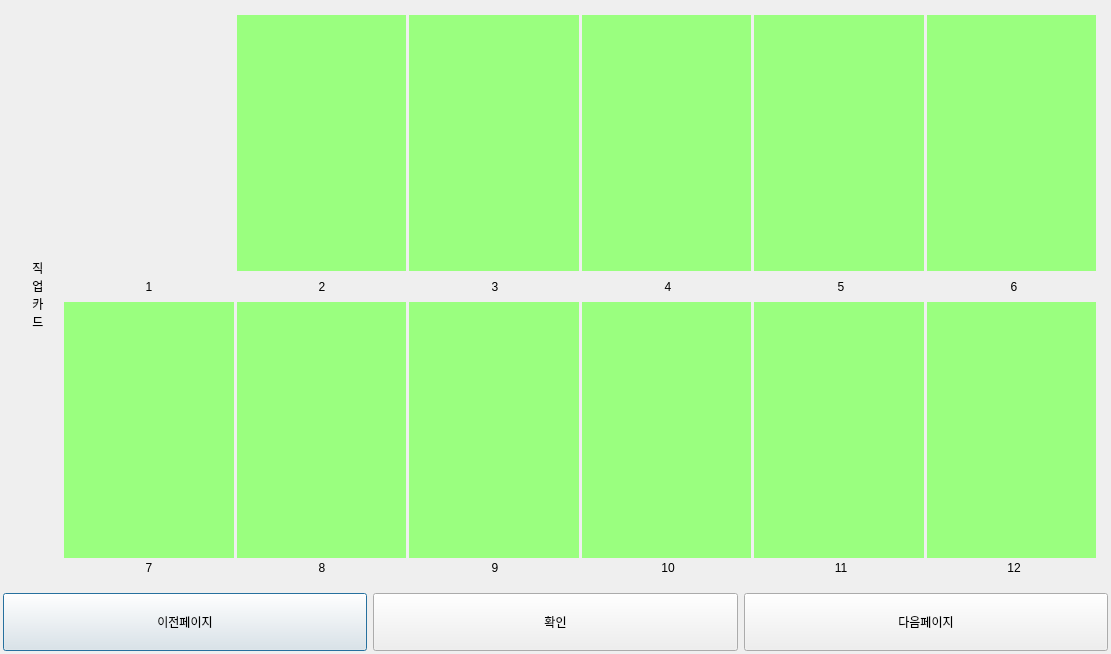
<?xml version="1.0" encoding="UTF-8"?>
<ui version="4.0">
 <class>Dialog</class>
 <widget class="QDialog" name="Dialog">
  <property name="geometry">
   <rect>
    <x>0</x>
    <y>0</y>
    <width>1111</width>
    <height>654</height>
   </rect>
  </property>
  <property name="windowTitle">
   <string>Dialog</string>
  </property>
  <layout class="QVBoxLayout" name="verticalLayout" stretch="10,1">
   <property name="leftMargin">
    <number>3</number>
   </property>
   <property name="topMargin">
    <number>3</number>
   </property>
   <property name="rightMargin">
    <number>3</number>
   </property>
   <property name="bottomMargin">
    <number>3</number>
   </property>
   <item>
    <widget class="QStackedWidget" name="sw_cardpage">
     <property name="currentIndex">
      <number>0</number>
     </property>
     <widget class="QWidget" name="page">
      <layout class="QHBoxLayout" name="horizontalLayout_2">
       <item>
        <layout class="QHBoxLayout" name="horizontalLayout_job" stretch="1,20">
         <property name="spacing">
          <number>0</number>
         </property>
         <property name="topMargin">
          <number>3</number>
         </property>
         <property name="bottomMargin">
          <number>3</number>
         </property>
         <item>
          <widget class="QLabel" name="label_jobcard">
           <property name="text">
            <string>직
업
카
드</string>
           </property>
           <property name="alignment">
            <set>Qt::AlignCenter</set>
           </property>
          </widget>
         </item>
         <item>
          <layout class="QVBoxLayout" name="verticalLayout_job_1" stretch="10,1,10,0">
           <property name="spacing">
            <number>3</number>
           </property>
           <item>
            <layout class="QHBoxLayout" name="horizontalLayout_job_1">
             <property name="spacing">
              <number>-1</number>
             </property>
             <property name="rightMargin">
              <number>3</number>
             </property>
             <item>
              <widget class="QWidget" name="widget_job1" native="true">
               <property name="sizePolicy">
                <sizepolicy hsizetype="Minimum" vsizetype="Minimum">
                 <horstretch>0</horstretch>
                 <verstretch>0</verstretch>
                </sizepolicy>
               </property>
               <property name="styleSheet">
                <string notr="true">border-image: url(:/newPrefix/images/보조 설비/보조설비0.png);</string>
               </property>
              </widget>
             </item>
             <item>
              <widget class="QWidget" name="widget_job2" native="true">
               <property name="sizePolicy">
                <sizepolicy hsizetype="Minimum" vsizetype="Minimum">
                 <horstretch>0</horstretch>
                 <verstretch>0</verstretch>
                </sizepolicy>
               </property>
               <property name="styleSheet">
                <string notr="true">background-color: rgb(154, 255, 127);</string>
               </property>
              </widget>
             </item>
             <item>
              <widget class="QWidget" name="widget_job3" native="true">
               <property name="enabled">
                <bool>true</bool>
               </property>
               <property name="sizePolicy">
                <sizepolicy hsizetype="Minimum" vsizetype="Minimum">
                 <horstretch>0</horstretch>
                 <verstretch>0</verstretch>
                </sizepolicy>
               </property>
               <property name="styleSheet">
                <string notr="true">background-color: rgb(154, 255, 127);</string>
               </property>
              </widget>
             </item>
             <item>
              <widget class="QWidget" name="widget_job4" native="true">
               <property name="enabled">
                <bool>true</bool>
               </property>
               <property name="sizePolicy">
                <sizepolicy hsizetype="Minimum" vsizetype="Minimum">
                 <horstretch>0</horstretch>
                 <verstretch>0</verstretch>
                </sizepolicy>
               </property>
               <property name="styleSheet">
                <string notr="true">background-color: rgb(154, 255, 127);</string>
               </property>
              </widget>
             </item>
             <item>
              <widget class="QWidget" name="widget_job5" native="true">
               <property name="enabled">
                <bool>true</bool>
               </property>
               <property name="sizePolicy">
                <sizepolicy hsizetype="Minimum" vsizetype="Minimum">
                 <horstretch>0</horstretch>
                 <verstretch>0</verstretch>
                </sizepolicy>
               </property>
               <property name="styleSheet">
                <string notr="true">background-color: rgb(154, 255, 127);</string>
               </property>
              </widget>
             </item>
             <item>
              <widget class="QWidget" name="widget_job6" native="true">
               <property name="enabled">
                <bool>true</bool>
               </property>
               <property name="sizePolicy">
                <sizepolicy hsizetype="Minimum" vsizetype="Minimum">
                 <horstretch>0</horstretch>
                 <verstretch>0</verstretch>
                </sizepolicy>
               </property>
               <property name="styleSheet">
                <string notr="true">background-color: rgb(154, 255, 127);</string>
               </property>
              </widget>
             </item>
            </layout>
           </item>
           <item>
            <layout class="QHBoxLayout" name="horizontalLayout_job_2">
             <item>
              <widget class="QLabel" name="label_job1">
               <property name="text">
                <string>1</string>
               </property>
               <property name="alignment">
                <set>Qt::AlignCenter</set>
               </property>
              </widget>
             </item>
             <item>
              <widget class="QLabel" name="label_job2">
               <property name="text">
                <string>2</string>
               </property>
               <property name="alignment">
                <set>Qt::AlignCenter</set>
               </property>
              </widget>
             </item>
             <item>
              <widget class="QLabel" name="label_job3">
               <property name="text">
                <string>3</string>
               </property>
               <property name="alignment">
                <set>Qt::AlignCenter</set>
               </property>
              </widget>
             </item>
             <item>
              <widget class="QLabel" name="label_job4">
               <property name="text">
                <string>4</string>
               </property>
               <property name="alignment">
                <set>Qt::AlignCenter</set>
               </property>
              </widget>
             </item>
             <item>
              <widget class="QLabel" name="label_job5">
               <property name="text">
                <string>5</string>
               </property>
               <property name="alignment">
                <set>Qt::AlignCenter</set>
               </property>
              </widget>
             </item>
             <item>
              <widget class="QLabel" name="label_job6">
               <property name="text">
                <string>6</string>
               </property>
               <property name="alignment">
                <set>Qt::AlignCenter</set>
               </property>
              </widget>
             </item>
            </layout>
           </item>
           <item>
            <layout class="QHBoxLayout" name="horizontalLayout_job_3">
             <property name="rightMargin">
              <number>3</number>
             </property>
             <item>
              <widget class="QWidget" name="widget_job7" native="true">
               <property name="sizePolicy">
                <sizepolicy hsizetype="Minimum" vsizetype="Minimum">
                 <horstretch>0</horstretch>
                 <verstretch>0</verstretch>
                </sizepolicy>
               </property>
               <property name="styleSheet">
                <string notr="true">background-color: rgb(154, 255, 127);</string>
               </property>
              </widget>
             </item>
             <item>
              <widget class="QWidget" name="widget_job8" native="true">
               <property name="sizePolicy">
                <sizepolicy hsizetype="Minimum" vsizetype="Minimum">
                 <horstretch>0</horstretch>
                 <verstretch>0</verstretch>
                </sizepolicy>
               </property>
               <property name="styleSheet">
                <string notr="true">background-color: rgb(154, 255, 127);</string>
               </property>
              </widget>
             </item>
             <item>
              <widget class="QWidget" name="widget_job9" native="true">
               <property name="sizePolicy">
                <sizepolicy hsizetype="Minimum" vsizetype="Minimum">
                 <horstretch>0</horstretch>
                 <verstretch>0</verstretch>
                </sizepolicy>
               </property>
               <property name="styleSheet">
                <string notr="true">background-color: rgb(154, 255, 127);</string>
               </property>
              </widget>
             </item>
             <item>
              <widget class="QWidget" name="widget_job10" native="true">
               <property name="sizePolicy">
                <sizepolicy hsizetype="Minimum" vsizetype="Minimum">
                 <horstretch>0</horstretch>
                 <verstretch>0</verstretch>
                </sizepolicy>
               </property>
               <property name="styleSheet">
                <string notr="true">background-color: rgb(154, 255, 127);</string>
               </property>
              </widget>
             </item>
             <item>
              <widget class="QWidget" name="widget_job11" native="true">
               <property name="sizePolicy">
                <sizepolicy hsizetype="Minimum" vsizetype="Minimum">
                 <horstretch>0</horstretch>
                 <verstretch>0</verstretch>
                </sizepolicy>
               </property>
               <property name="styleSheet">
                <string notr="true">background-color: rgb(154, 255, 127);</string>
               </property>
              </widget>
             </item>
             <item>
              <widget class="QWidget" name="widget_job12" native="true">
               <property name="sizePolicy">
                <sizepolicy hsizetype="Minimum" vsizetype="Minimum">
                 <horstretch>0</horstretch>
                 <verstretch>0</verstretch>
                </sizepolicy>
               </property>
               <property name="styleSheet">
                <string notr="true">background-color: rgb(154, 255, 127);</string>
               </property>
              </widget>
             </item>
            </layout>
           </item>
           <item>
            <layout class="QHBoxLayout" name="horizontalLayout_job_4">
             <item>
              <widget class="QLabel" name="label_job7">
               <property name="text">
                <string>7</string>
               </property>
               <property name="alignment">
                <set>Qt::AlignCenter</set>
               </property>
              </widget>
             </item>
             <item>
              <widget class="QLabel" name="label_job8">
               <property name="text">
                <string>8</string>
               </property>
               <property name="alignment">
                <set>Qt::AlignCenter</set>
               </property>
              </widget>
             </item>
             <item>
              <widget class="QLabel" name="label_job9">
               <property name="text">
                <string>9</string>
               </property>
               <property name="alignment">
                <set>Qt::AlignCenter</set>
               </property>
              </widget>
             </item>
             <item>
              <widget class="QLabel" name="label_job10">
               <property name="text">
                <string>10</string>
               </property>
               <property name="alignment">
                <set>Qt::AlignCenter</set>
               </property>
              </widget>
             </item>
             <item>
              <widget class="QLabel" name="label_job11">
               <property name="text">
                <string>11</string>
               </property>
               <property name="alignment">
                <set>Qt::AlignCenter</set>
               </property>
              </widget>
             </item>
             <item>
              <widget class="QLabel" name="label_job12">
               <property name="text">
                <string>12</string>
               </property>
               <property name="alignment">
                <set>Qt::AlignCenter</set>
               </property>
              </widget>
             </item>
            </layout>
           </item>
          </layout>
         </item>
        </layout>
       </item>
      </layout>
     </widget>
     <widget class="QWidget" name="page_2">
      <layout class="QHBoxLayout" name="horizontalLayout_3">
       <item>
        <layout class="QHBoxLayout" name="horizontalLayout_sub" stretch="1,20">
         <property name="spacing">
          <number>0</number>
         </property>
         <property name="topMargin">
          <number>3</number>
         </property>
         <property name="bottomMargin">
          <number>3</number>
         </property>
         <item>
          <widget class="QLabel" name="label_subcard">
           <property name="text">
            <string>보
조
설
비
카
드</string>
           </property>
           <property name="alignment">
            <set>Qt::AlignCenter</set>
           </property>
          </widget>
         </item>
         <item>
          <layout class="QVBoxLayout" name="verticalLayout_sub_1" stretch="1,0,1,0">
           <property name="spacing">
            <number>3</number>
           </property>
           <item>
            <layout class="QHBoxLayout" name="horizontalLayout_sub_1">
             <property name="spacing">
              <number>-1</number>
             </property>
             <property name="rightMargin">
              <number>3</number>
             </property>
             <item>
              <widget class="QWidget" name="widget_sub13" native="true">
               <property name="sizePolicy">
                <sizepolicy hsizetype="Minimum" vsizetype="Minimum">
                 <horstretch>0</horstretch>
                 <verstretch>0</verstretch>
                </sizepolicy>
               </property>
               <property name="styleSheet">
                <string notr="true">background-color: rgb(154, 255, 127);</string>
               </property>
              </widget>
             </item>
             <item>
              <widget class="QWidget" name="widget_sub14" native="true">
               <property name="sizePolicy">
                <sizepolicy hsizetype="Minimum" vsizetype="Minimum">
                 <horstretch>0</horstretch>
                 <verstretch>0</verstretch>
                </sizepolicy>
               </property>
               <property name="styleSheet">
                <string notr="true">background-color: rgb(154, 255, 127);</string>
               </property>
              </widget>
             </item>
             <item>
              <widget class="QWidget" name="widget_sub15" native="true">
               <property name="enabled">
                <bool>true</bool>
               </property>
               <property name="sizePolicy">
                <sizepolicy hsizetype="Minimum" vsizetype="Minimum">
                 <horstretch>0</horstretch>
                 <verstretch>0</verstretch>
                </sizepolicy>
               </property>
               <property name="styleSheet">
                <string notr="true">background-color: rgb(154, 255, 127);</string>
               </property>
              </widget>
             </item>
             <item>
              <widget class="QWidget" name="widget_sub16" native="true">
               <property name="enabled">
                <bool>true</bool>
               </property>
               <property name="sizePolicy">
                <sizepolicy hsizetype="Minimum" vsizetype="Minimum">
                 <horstretch>0</horstretch>
                 <verstretch>0</verstretch>
                </sizepolicy>
               </property>
               <property name="styleSheet">
                <string notr="true">background-color: rgb(154, 255, 127);</string>
               </property>
              </widget>
             </item>
             <item>
              <widget class="QWidget" name="widget_sub17" native="true">
               <property name="enabled">
                <bool>true</bool>
               </property>
               <property name="sizePolicy">
                <sizepolicy hsizetype="Minimum" vsizetype="Minimum">
                 <horstretch>0</horstretch>
                 <verstretch>0</verstretch>
                </sizepolicy>
               </property>
               <property name="styleSheet">
                <string notr="true">background-color: rgb(154, 255, 127);</string>
               </property>
              </widget>
             </item>
             <item>
              <widget class="QWidget" name="widget_sub18" native="true">
               <property name="enabled">
                <bool>true</bool>
               </property>
               <property name="sizePolicy">
                <sizepolicy hsizetype="Minimum" vsizetype="Minimum">
                 <horstretch>0</horstretch>
                 <verstretch>0</verstretch>
                </sizepolicy>
               </property>
               <property name="styleSheet">
                <string notr="true">background-color: rgb(154, 255, 127);</string>
               </property>
              </widget>
             </item>
            </layout>
           </item>
           <item>
            <layout class="QHBoxLayout" name="horizontalLayout_sub_2">
             <item>
              <widget class="QLabel" name="label_sub13">
               <property name="text">
                <string>13</string>
               </property>
               <property name="alignment">
                <set>Qt::AlignCenter</set>
               </property>
              </widget>
             </item>
             <item>
              <widget class="QLabel" name="label_sub14">
               <property name="text">
                <string>14</string>
               </property>
               <property name="alignment">
                <set>Qt::AlignCenter</set>
               </property>
              </widget>
             </item>
             <item>
              <widget class="QLabel" name="label_sub15">
               <property name="text">
                <string>15</string>
               </property>
               <property name="alignment">
                <set>Qt::AlignCenter</set>
               </property>
              </widget>
             </item>
             <item>
              <widget class="QLabel" name="label_sub16">
               <property name="text">
                <string>16</string>
               </property>
               <property name="alignment">
                <set>Qt::AlignCenter</set>
               </property>
              </widget>
             </item>
             <item>
              <widget class="QLabel" name="label_sub17">
               <property name="text">
                <string>17</string>
               </property>
               <property name="alignment">
                <set>Qt::AlignCenter</set>
               </property>
              </widget>
             </item>
             <item>
              <widget class="QLabel" name="label_sub18">
               <property name="text">
                <string>18</string>
               </property>
               <property name="alignment">
                <set>Qt::AlignCenter</set>
               </property>
              </widget>
             </item>
            </layout>
           </item>
           <item>
            <layout class="QHBoxLayout" name="horizontalLayout_sub_3">
             <property name="rightMargin">
              <number>3</number>
             </property>
             <item>
              <widget class="QWidget" name="widget_sub19" native="true">
               <property name="sizePolicy">
                <sizepolicy hsizetype="Minimum" vsizetype="Minimum">
                 <horstretch>0</horstretch>
                 <verstretch>0</verstretch>
                </sizepolicy>
               </property>
               <property name="styleSheet">
                <string notr="true">background-color: rgb(154, 255, 127);</string>
               </property>
              </widget>
             </item>
             <item>
              <widget class="QWidget" name="widget_sub20" native="true">
               <property name="sizePolicy">
                <sizepolicy hsizetype="Minimum" vsizetype="Minimum">
                 <horstretch>0</horstretch>
                 <verstretch>0</verstretch>
                </sizepolicy>
               </property>
               <property name="styleSheet">
                <string notr="true">background-color: rgb(154, 255, 127);</string>
               </property>
              </widget>
             </item>
             <item>
              <widget class="QWidget" name="widget_sub21" native="true">
               <property name="sizePolicy">
                <sizepolicy hsizetype="Minimum" vsizetype="Minimum">
                 <horstretch>0</horstretch>
                 <verstretch>0</verstretch>
                </sizepolicy>
               </property>
               <property name="styleSheet">
                <string notr="true">background-color: rgb(154, 255, 127);</string>
               </property>
              </widget>
             </item>
             <item>
              <widget class="QWidget" name="widget_sub22" native="true">
               <property name="sizePolicy">
                <sizepolicy hsizetype="Minimum" vsizetype="Minimum">
                 <horstretch>0</horstretch>
                 <verstretch>0</verstretch>
                </sizepolicy>
               </property>
               <property name="styleSheet">
                <string notr="true">background-color: rgb(154, 255, 127);</string>
               </property>
              </widget>
             </item>
             <item>
              <widget class="QWidget" name="widget_sub23" native="true">
               <property name="sizePolicy">
                <sizepolicy hsizetype="Minimum" vsizetype="Minimum">
                 <horstretch>0</horstretch>
                 <verstretch>0</verstretch>
                </sizepolicy>
               </property>
               <property name="styleSheet">
                <string notr="true">background-color: rgb(154, 255, 127);</string>
               </property>
              </widget>
             </item>
             <item>
              <widget class="QWidget" name="widget_sub24" native="true">
               <property name="sizePolicy">
                <sizepolicy hsizetype="Minimum" vsizetype="Minimum">
                 <horstretch>0</horstretch>
                 <verstretch>0</verstretch>
                </sizepolicy>
               </property>
               <property name="styleSheet">
                <string notr="true">background-color: rgb(154, 255, 127);</string>
               </property>
              </widget>
             </item>
            </layout>
           </item>
           <item>
            <layout class="QHBoxLayout" name="horizontalLayout_sub_4">
             <item>
              <widget class="QLabel" name="label_sub19">
               <property name="font">
                <font>
                 <pointsize>13</pointsize>
                </font>
               </property>
               <property name="text">
                <string>19</string>
               </property>
               <property name="alignment">
                <set>Qt::AlignCenter</set>
               </property>
              </widget>
             </item>
             <item>
              <widget class="QLabel" name="label_sub20">
               <property name="font">
                <font>
                 <pointsize>13</pointsize>
                </font>
               </property>
               <property name="text">
                <string>20</string>
               </property>
               <property name="alignment">
                <set>Qt::AlignCenter</set>
               </property>
              </widget>
             </item>
             <item>
              <widget class="QLabel" name="label_sub21">
               <property name="font">
                <font>
                 <pointsize>13</pointsize>
                </font>
               </property>
               <property name="text">
                <string>21</string>
               </property>
               <property name="alignment">
                <set>Qt::AlignCenter</set>
               </property>
              </widget>
             </item>
             <item>
              <widget class="QLabel" name="label_sub22">
               <property name="font">
                <font>
                 <pointsize>13</pointsize>
                </font>
               </property>
               <property name="text">
                <string>22</string>
               </property>
               <property name="alignment">
                <set>Qt::AlignCenter</set>
               </property>
              </widget>
             </item>
             <item>
              <widget class="QLabel" name="label_sub23">
               <property name="font">
                <font>
                 <pointsize>13</pointsize>
                </font>
               </property>
               <property name="text">
                <string>23</string>
               </property>
               <property name="alignment">
                <set>Qt::AlignCenter</set>
               </property>
              </widget>
             </item>
             <item>
              <widget class="QLabel" name="label_sub24">
               <property name="font">
                <font>
                 <pointsize>13</pointsize>
                </font>
               </property>
               <property name="text">
                <string>24</string>
               </property>
               <property name="alignment">
                <set>Qt::AlignCenter</set>
               </property>
              </widget>
             </item>
            </layout>
           </item>
          </layout>
         </item>
        </layout>
       </item>
      </layout>
     </widget>
     <widget class="QWidget" name="page_3">
      <layout class="QHBoxLayout" name="horizontalLayout_4">
       <item>
        <layout class="QHBoxLayout" name="horizontalLayout_main" stretch="1,20">
         <property name="spacing">
          <number>0</number>
         </property>
         <property name="topMargin">
          <number>3</number>
         </property>
         <property name="bottomMargin">
          <number>3</number>
         </property>
         <item>
          <widget class="QLabel" name="label_maincard">
           <property name="text">
            <string>주
요
설
비
카
드</string>
           </property>
           <property name="alignment">
            <set>Qt::AlignCenter</set>
           </property>
          </widget>
         </item>
         <item>
          <layout class="QVBoxLayout" name="verticalLayout_main_1" stretch="1,0">
           <property name="spacing">
            <number>3</number>
           </property>
           <item>
            <layout class="QHBoxLayout" name="horizontalLayout_main_1">
             <property name="spacing">
              <number>-1</number>
             </property>
             <property name="leftMargin">
              <number>12</number>
             </property>
             <property name="topMargin">
              <number>30</number>
             </property>
             <property name="rightMargin">
              <number>3</number>
             </property>
             <property name="bottomMargin">
              <number>30</number>
             </property>
             <item>
              <widget class="QWidget" name="widget_main1" native="true">
               <property name="sizePolicy">
                <sizepolicy hsizetype="Minimum" vsizetype="Minimum">
                 <horstretch>0</horstretch>
                 <verstretch>0</verstretch>
                </sizepolicy>
               </property>
               <property name="styleSheet">
                <string notr="true">background-color: rgb(154, 255, 127);</string>
               </property>
              </widget>
             </item>
             <item>
              <widget class="QWidget" name="widget_main2" native="true">
               <property name="sizePolicy">
                <sizepolicy hsizetype="Minimum" vsizetype="Minimum">
                 <horstretch>0</horstretch>
                 <verstretch>0</verstretch>
                </sizepolicy>
               </property>
               <property name="styleSheet">
                <string notr="true">background-color: rgb(154, 255, 127);</string>
               </property>
              </widget>
             </item>
             <item>
              <widget class="QWidget" name="widget_main3" native="true">
               <property name="enabled">
                <bool>true</bool>
               </property>
               <property name="sizePolicy">
                <sizepolicy hsizetype="Minimum" vsizetype="Minimum">
                 <horstretch>0</horstretch>
                 <verstretch>0</verstretch>
                </sizepolicy>
               </property>
               <property name="styleSheet">
                <string notr="true">background-color: rgb(154, 255, 127);</string>
               </property>
              </widget>
             </item>
             <item>
              <widget class="QWidget" name="widget_main4" native="true">
               <property name="enabled">
                <bool>true</bool>
               </property>
               <property name="sizePolicy">
                <sizepolicy hsizetype="Minimum" vsizetype="Minimum">
                 <horstretch>0</horstretch>
                 <verstretch>0</verstretch>
                </sizepolicy>
               </property>
               <property name="styleSheet">
                <string notr="true">background-color: rgb(154, 255, 127);</string>
               </property>
              </widget>
             </item>
             <item>
              <widget class="QWidget" name="widget_main5" native="true">
               <property name="enabled">
                <bool>true</bool>
               </property>
               <property name="sizePolicy">
                <sizepolicy hsizetype="Minimum" vsizetype="Minimum">
                 <horstretch>0</horstretch>
                 <verstretch>0</verstretch>
                </sizepolicy>
               </property>
               <property name="styleSheet">
                <string notr="true">background-color: rgb(154, 255, 127);</string>
               </property>
              </widget>
             </item>
            </layout>
           </item>
           <item>
            <layout class="QHBoxLayout" name="horizontalLayout_main_2">
             <item>
              <widget class="QLabel" name="label_main_blank">
               <property name="text">
                <string/>
               </property>
               <property name="alignment">
                <set>Qt::AlignCenter</set>
               </property>
              </widget>
             </item>
            </layout>
           </item>
          </layout>
         </item>
        </layout>
       </item>
      </layout>
     </widget>
    </widget>
   </item>
   <item>
    <layout class="QHBoxLayout" name="horizontalLayout" stretch="1,1,1">
     <item>
      <widget class="QPushButton" name="beforePageBtn">
       <property name="sizePolicy">
        <sizepolicy hsizetype="Minimum" vsizetype="Minimum">
         <horstretch>0</horstretch>
         <verstretch>0</verstretch>
        </sizepolicy>
       </property>
       <property name="text">
        <string>이전페이지</string>
       </property>
      </widget>
     </item>
     <item>
      <widget class="QPushButton" name="closeBtn">
       <property name="sizePolicy">
        <sizepolicy hsizetype="Minimum" vsizetype="Minimum">
         <horstretch>0</horstretch>
         <verstretch>0</verstretch>
        </sizepolicy>
       </property>
       <property name="text">
        <string>확인</string>
       </property>
      </widget>
     </item>
     <item>
      <widget class="QPushButton" name="nextPageBtn">
       <property name="sizePolicy">
        <sizepolicy hsizetype="Minimum" vsizetype="Minimum">
         <horstretch>0</horstretch>
         <verstretch>0</verstretch>
        </sizepolicy>
       </property>
       <property name="text">
        <string>다음페이지</string>
       </property>
      </widget>
     </item>
    </layout>
   </item>
  </layout>
 </widget>
 <resources/>
 <connections/>
</ui>
